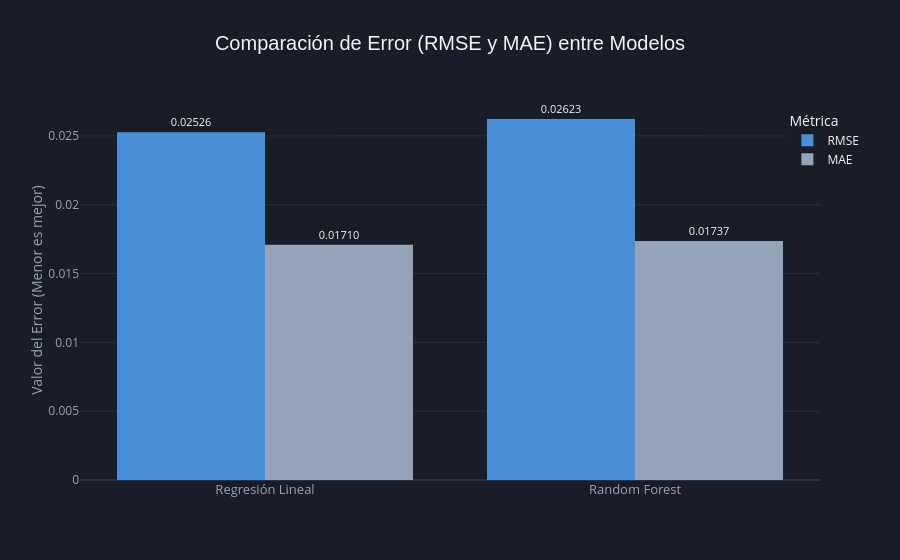

Notebook code cell kept with this figure:
### Markdown cell above
## 9. Visualización de Resultados

### Code cell
# ── Gráfico 1: Comparación de Error (RMSE y MAE) entre Modelos ────────────────

# Prepara los datos para este gráfico
df_metricas_plot = pd.DataFrame([metricas_lr, metricas_rf])

# 1. Creamos el gráfico con Plotly Express
fig_errores = px.bar(
    df_metricas_plot,
    x='Modelo',
    y=['RMSE', 'MAE'],
    barmode='group',
    title='Comparación de Error (RMSE y MAE) entre Modelos',
    labels={'value': 'Valor del Error', 'variable': 'Métrica', 'Modelo': ''},
    color_discrete_sequence=['#4A90D9', '#94A3B8'], # Colores del dashboard (Azul y Gris)
    text_auto='.5f' 
)

# 2. DISEÑO UNIFICADO: Aplicamos el fondo oscuro y letras claras del Dashboard
fig_errores.update_layout(
    template=None,
    paper_bgcolor='#1A1D27', # Fondo de tarjeta oscuro
    plot_bgcolor='#1A1D27',  # Fondo de gráfico oscuro
    
    title_font_size=20,
    title_font_family='Arial',
    font_color='#F1F5F9',    # Letras principales en blanco/gris claro
    
    legend_title_text='Métrica',
    legend_yanchor='top',
    legend_y=0.98,
    legend_xanchor='right',
    legend_x=1.06,
    hovermode='x unified' 
)

# 3. Forzamos los ejes y las líneas de guía para que sean tenues y claros
fig_errores.update_xaxes(
    tickfont=dict(size=13, color='#94A3B8'), # Números del eje X claros
    title_font=dict(color='#94A3B8')
)
fig_errores.update_yaxes(
    showgrid=True, 
    gridcolor='rgba(255,255,255,0.07)',      # Grilla interna hiper tenue para fondo oscuro
    tickfont=dict(color='#94A3B8'),          # Números del eje Y claros
    title_text='Valor del Error (Menor es mejor)',
    title_font=dict(color='#94A3B8')
)

fig_errores.update_traces(textposition='outside', textfont_size=11)

# Mostramos el gráfico interactivo ya con el look oscuro
fig_errores.show()

### Figure 1 — Plotly figure (JSON) as saved in the notebook; plotly's stock layout.template omitted (floating-point values rounded to 4 significant figures)
{"data": [{"alignmentgroup": "True", "hovertemplate": "Métrica=RMSE<br>=%{x}<br>Valor del Error=%{y}<extra></extra>", "legendgroup": "RMSE", "marker": {"color": "#4A90D9", "pattern": {"shape": ""}}, "name": "RMSE", "offsetgroup": "RMSE", "orientation": "v", "showlegend": true, "textfont": {"size": 11}, "textposition": "outside", "texttemplate": "%{y:.5f}", "type": "bar", "x": ["Regresión Lineal", "Random Forest"], "xaxis": "x", "y": [0.02526, 0.02623], "yaxis": "y"}, {"alignmentgroup": "True", "hovertemplate": "Métrica=MAE<br>=%{x}<br>Valor del Error=%{y}<extra></extra>", "legendgroup": "MAE", "marker": {"color": "#94A3B8", "pattern": {"shape": ""}}, "name": "MAE", "offsetgroup": "MAE", "orientation": "v", "showlegend": true, "textfont": {"size": 11}, "textposition": "outside", "texttemplate": "%{y:.5f}", "type": "bar", "x": ["Regresión Lineal", "Random Forest"], "xaxis": "x", "y": [0.0171, 0.01737], "yaxis": "y"}], "layout": {"barmode": "group", "font": {"color": "#F1F5F9"}, "hovermode": "x unified", "legend": {"title": {"text": "Métrica"}, "tracegroupgap": 0, "x": 1.06, "xanchor": "right", "y": 0.98, "yanchor": "top"}, "paper_bgcolor": "#1A1D27", "plot_bgcolor": "#1A1D27", "title": {"font": {"family": "Arial", "size": 20}, "text": "Comparación de Error (RMSE y MAE) entre Modelos"}, "xaxis": {"anchor": "y", "domain": [0, 1], "tickfont": {"color": "#94A3B8", "size": 13}, "title": {"font": {"color": "#94A3B8"}, "text": ""}}, "yaxis": {"anchor": "x", "domain": [0, 1], "gridcolor": "rgba(255,255,255,0.07)", "showgrid": true, "tickfont": {"color": "#94A3B8"}, "title": {"font": {"color": "#94A3B8"}, "text": "Valor del Error (Menor es mejor)"}}}}
